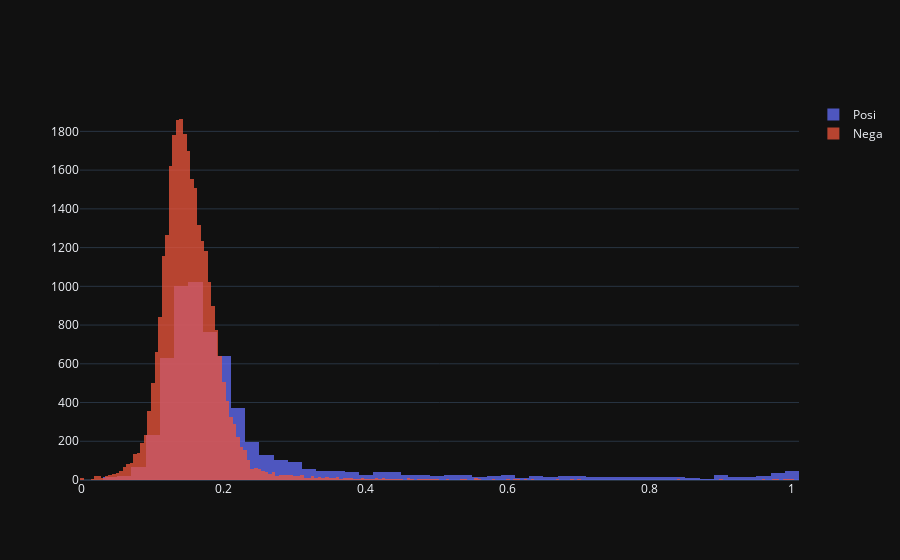

Notebook code cell kept with this figure:
### Code cell
# Vizual check of the single model
data_testing = data_logdyn.copy()
data_testing['Flag'] = data_testing['Distance'].apply(lambda x: 0 if x >= 8 else 1)
data_testing.drop(columns = ['Volume', 'MA100', 'Rise', 'Distance', 'Index', 'Ticker'], inplace = True)

data_testing_1 = data_testing[data_testing[target] == 1]
data_testing_0 = data_testing[data_testing[target] == 0]
Y_1 = data_testing_1[target]
X_1 = data_testing_1.drop(columns = [target])
_, X_0, _, Y_0 = modsel.train_test_split(data_testing_0.drop(columns = [target]), data_testing_0[target], 
                                         test_size = 0.05, random_state = 2000)
Y = pd.concat([Y_0, Y_1])
X = sm.add_constant(pd.concat([X_0, X_1]))
results_rs, auc_rs, ks_rs, f1_rs = model_optimization(Y, X, silent = True)
Y_pred = results_rs.predict()
ks_samples = pd.DataFrame({'Y': Y, 'Y_pred': Y_pred})
ks_samples_posi = ks_samples[ks_samples['Y'] == 1]['Y_pred']
ks_samples_nega = ks_samples[ks_samples['Y'] == 0]['Y_pred']
fig = go.Figure()
fig.add_trace(go.Histogram(x = ks_samples_posi, name = 'Posi'))
fig.add_trace(go.Histogram(x = ks_samples_nega, name = 'Nega'))
fig.update_layout(barmode = 'overlay')
fig.update_traces(opacity = 0.75)
fig.show()

### Figure 1 — Plotly figure (JSON) as saved in the notebook; plotly's stock layout.template omitted (floating-point values rounded to 4 significant figures; data arrays with more than 128 entries replaced by an {"elided": "..."} marker saying what was removed)
{"data": [{"name": "Posi", "opacity": 0.75, "type": "histogram", "x": {"elided": "6132 float values"}}, {"name": "Nega", "opacity": 0.75, "type": "histogram", "x": {"elided": "29872 float values"}}], "layout": {"barmode": "overlay"}}
